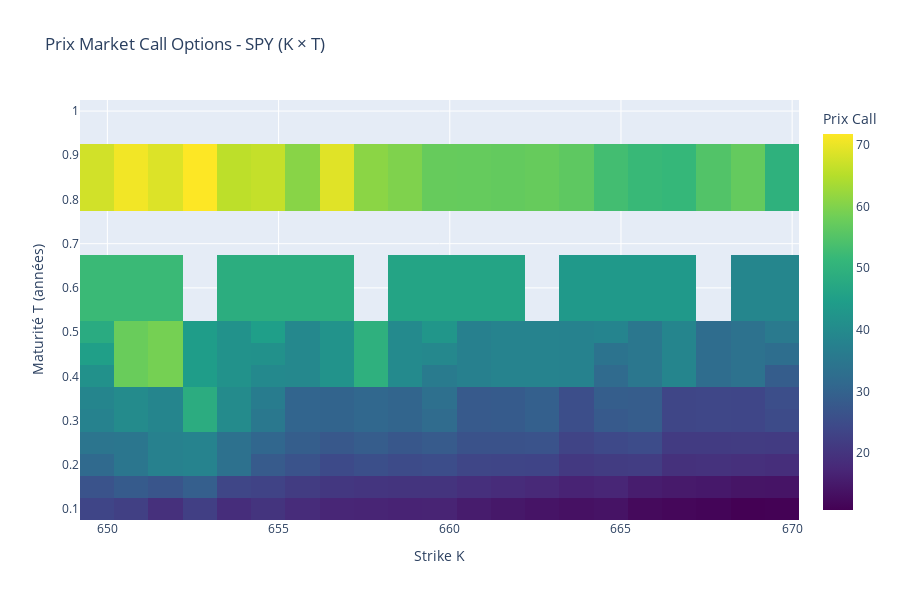
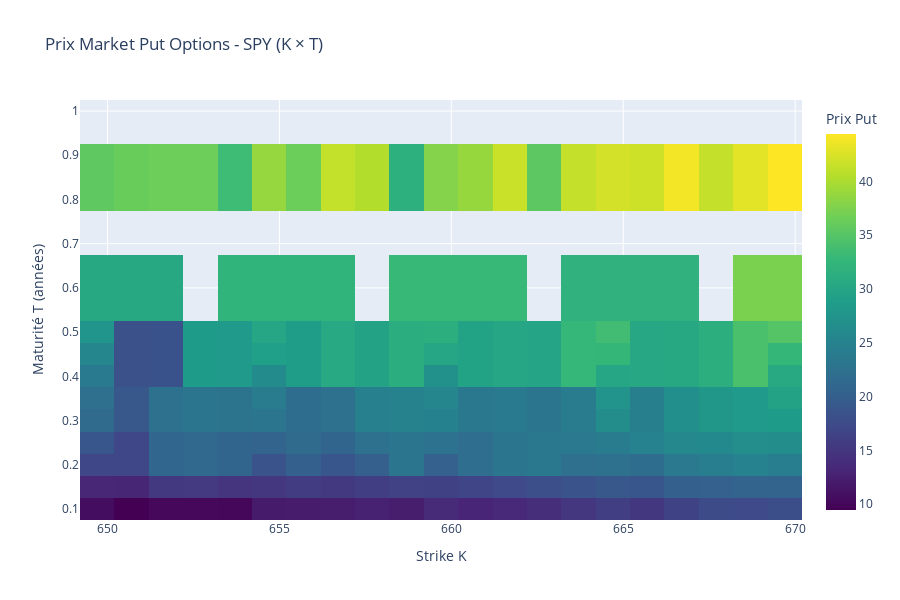

These figures' notebook cell, in order:
### Markdown cell above
## 8. ÉTAPE 2: Heatmap des Prix Market

### Code cell
print("=" * 80)
print("ÉTAPE 2: Heatmap des Prix Market (K × T)")
print("=" * 80)

# Créer les heatmaps K × T pour les prix market
call_prices_market = np.full((len(T_grid), len(K_grid)), np.nan)
put_prices_market = np.full((len(T_grid), len(K_grid)), np.nan)

print(f"\nMapping des prix market sur la grille K × T...")

# Pour chaque combinaison (T, K), trouver le prix le plus proche
for i, T in enumerate(T_grid):
    # Sélectionner les options proches de cette maturité (tolérance de ~1 mois)
    calls_at_T = calls_df[np.abs(calls_df['T'] - T) < 0.08]
    puts_at_T = puts_df[np.abs(puts_df['T'] - T) < 0.08]
    
    if len(calls_at_T) > 0:
        call_prices_by_K = calls_at_T.groupby('K')['C_mkt'].mean().to_dict()
        for j, K in enumerate(K_grid):
            if len(call_prices_by_K) > 0:
                closest_K = min(call_prices_by_K.keys(), key=lambda x: abs(x - K))
                if abs(closest_K - K) < 2.0:  # Tolérance de 2$
                    call_prices_market[i, j] = call_prices_by_K[closest_K]
    
    if len(puts_at_T) > 0:
        put_prices_by_K = puts_at_T.groupby('K')['P_mkt'].mean().to_dict()
        for j, K in enumerate(K_grid):
            if len(put_prices_by_K) > 0:
                closest_K = min(put_prices_by_K.keys(), key=lambda x: abs(x - K))
                if abs(closest_K - K) < 2.0:
                    put_prices_market[i, j] = put_prices_by_K[closest_K]

num_call_prices = np.sum(~np.isnan(call_prices_market))
num_put_prices = np.sum(~np.isnan(put_prices_market))
total_points = len(T_grid) * len(K_grid)

print(f"\n✓ Prix market mappés sur la grille K × T")
print(f"  Calls: {num_call_prices}/{total_points} points remplis ({100*num_call_prices/total_points:.1f}%)")
print(f"  Puts:  {num_put_prices}/{total_points} points remplis ({100*num_put_prices/total_points:.1f}%)")

# Visualisation - axes inversés pour avoir K en x et T en y
fig_call_market = go.Figure(
    data=go.Heatmap(
        z=call_prices_market,
        x=K_grid,
        y=T_grid,
        colorscale="Viridis",
        colorbar=dict(title="Prix Call"),
    )
)
fig_call_market.update_layout(
    title=f"Prix Market Call Options - {TICKER} (K × T)",
    xaxis_title="Strike K",
    yaxis_title="Maturité T (années)",
    width=900,
    height=600,
)
fig_call_market.show()

fig_put_market = go.Figure(
    data=go.Heatmap(
        z=put_prices_market,
        x=K_grid,
        y=T_grid,
        colorscale="Viridis",
        colorbar=dict(title="Prix Put"),
    )
)
fig_put_market.update_layout(
    title=f"Prix Market Put Options - {TICKER} (K × T)",
    xaxis_title="Strike K",
    yaxis_title="Maturité T (années)",
    width=900,
    height=600,
)
fig_put_market.show()

### Figure 1 — Plotly figure (JSON) as saved in the notebook; plotly's stock layout.template omitted (floating-point values rounded to 4 significant figures; data arrays with more than 128 entries replaced by an {"elided": "..."} marker saying what was removed)
{"data": [{"colorbar": {"title": {"text": "Prix Call"}}, "colorscale": [[0, "#440154"], [0.1111, "#482878"], [0.2222, "#3e4989"], [0.3333, "#31688e"], [0.4444, "#26828e"], [0.5556, "#1f9e89"], [0.6667, "#35b779"], [0.7778, "#6ece58"], [0.8889, "#b5de2b"], [1, "#fde725"]], "type": "heatmap", "x": [649.7, 650.7, 651.7, 652.7, 653.7, 654.7, 655.7, 656.7, 657.7, 658.7, 659.7, 660.7, 661.7, 662.7, 663.7, 664.7, 665.7, 666.7, 667.7, 668.7, 669.7], "y": [0.1, 0.15, 0.2, 0.25, 0.3, 0.35, 0.4, 0.45, 0.5, 0.55, 0.6, 0.65, 0.7, 0.75, 0.8, 0.85, 0.9, 0.95, 1.0], "z": {"elided": "19x21 float values"}}], "layout": {"height": 600, "title": {"text": "Prix Market Call Options - SPY (K × T)"}, "width": 900, "xaxis": {"title": {"text": "Strike K"}}, "yaxis": {"title": {"text": "Maturité T (années)"}}}}

### Figure 2 — Plotly figure (JSON) as saved in the notebook; plotly's stock layout.template omitted (floating-point values rounded to 4 significant figures; data arrays with more than 128 entries replaced by an {"elided": "..."} marker saying what was removed)
{"data": [{"colorbar": {"title": {"text": "Prix Put"}}, "colorscale": [[0, "#440154"], [0.1111, "#482878"], [0.2222, "#3e4989"], [0.3333, "#31688e"], [0.4444, "#26828e"], [0.5556, "#1f9e89"], [0.6667, "#35b779"], [0.7778, "#6ece58"], [0.8889, "#b5de2b"], [1, "#fde725"]], "type": "heatmap", "x": [649.7, 650.7, 651.7, 652.7, 653.7, 654.7, 655.7, 656.7, 657.7, 658.7, 659.7, 660.7, 661.7, 662.7, 663.7, 664.7, 665.7, 666.7, 667.7, 668.7, 669.7], "y": [0.1, 0.15, 0.2, 0.25, 0.3, 0.35, 0.4, 0.45, 0.5, 0.55, 0.6, 0.65, 0.7, 0.75, 0.8, 0.85, 0.9, 0.95, 1.0], "z": {"elided": "19x21 float values"}}], "layout": {"height": 600, "title": {"text": "Prix Market Put Options - SPY (K × T)"}, "width": 900, "xaxis": {"title": {"text": "Strike K"}}, "yaxis": {"title": {"text": "Maturité T (années)"}}}}
